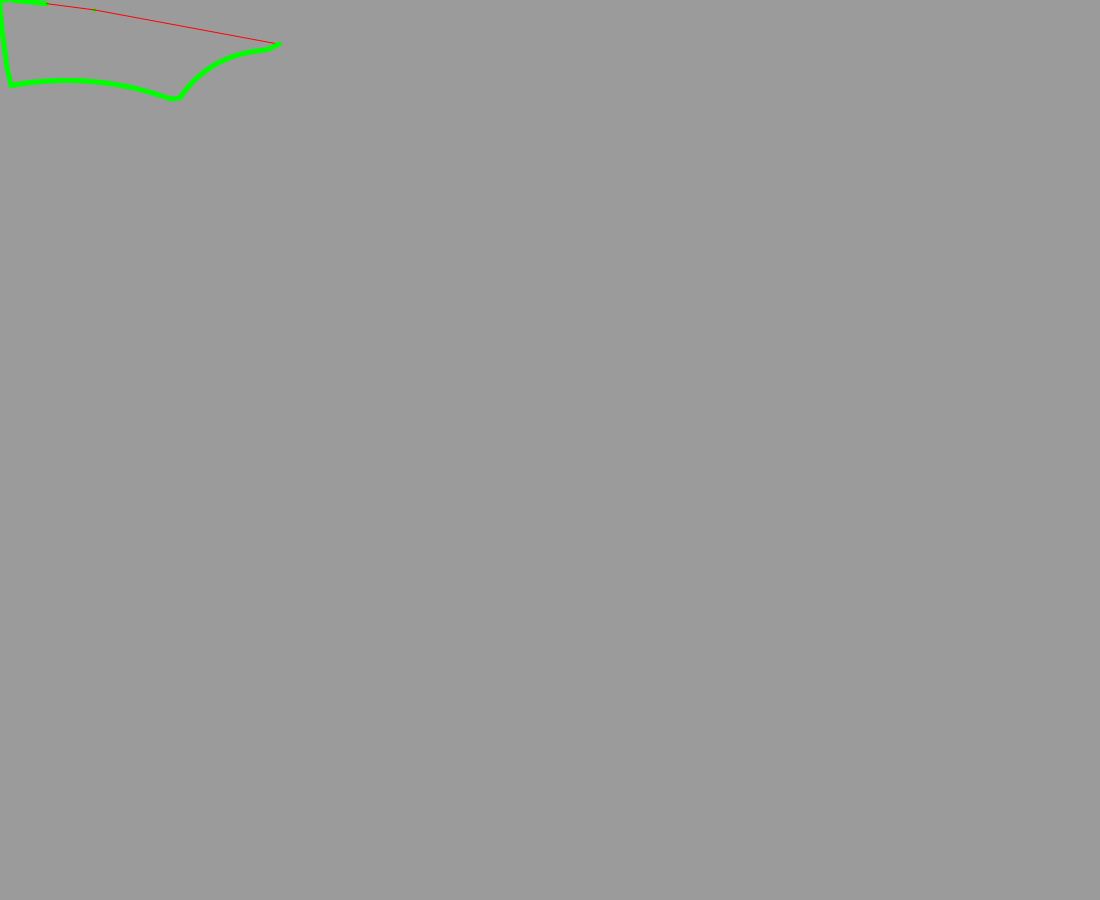
Frame 1 (no input)
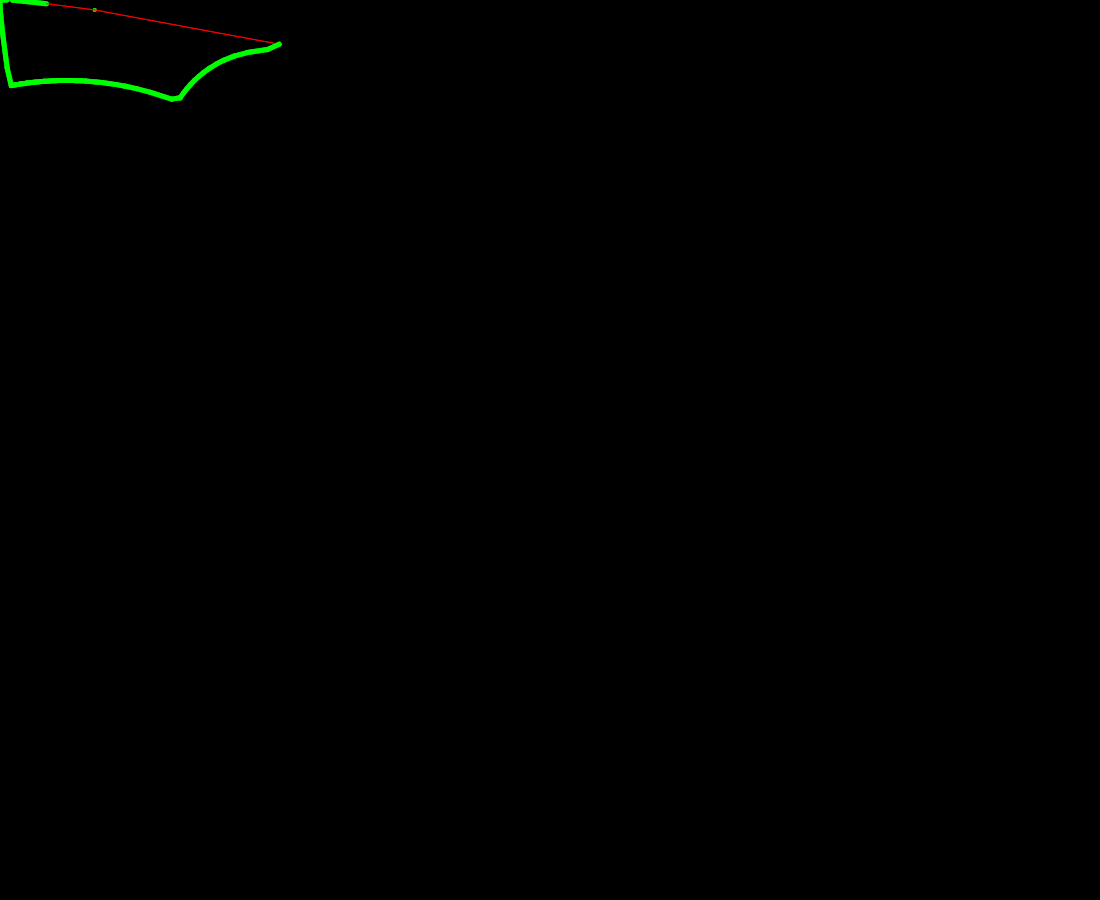
Frame 60 (no input)
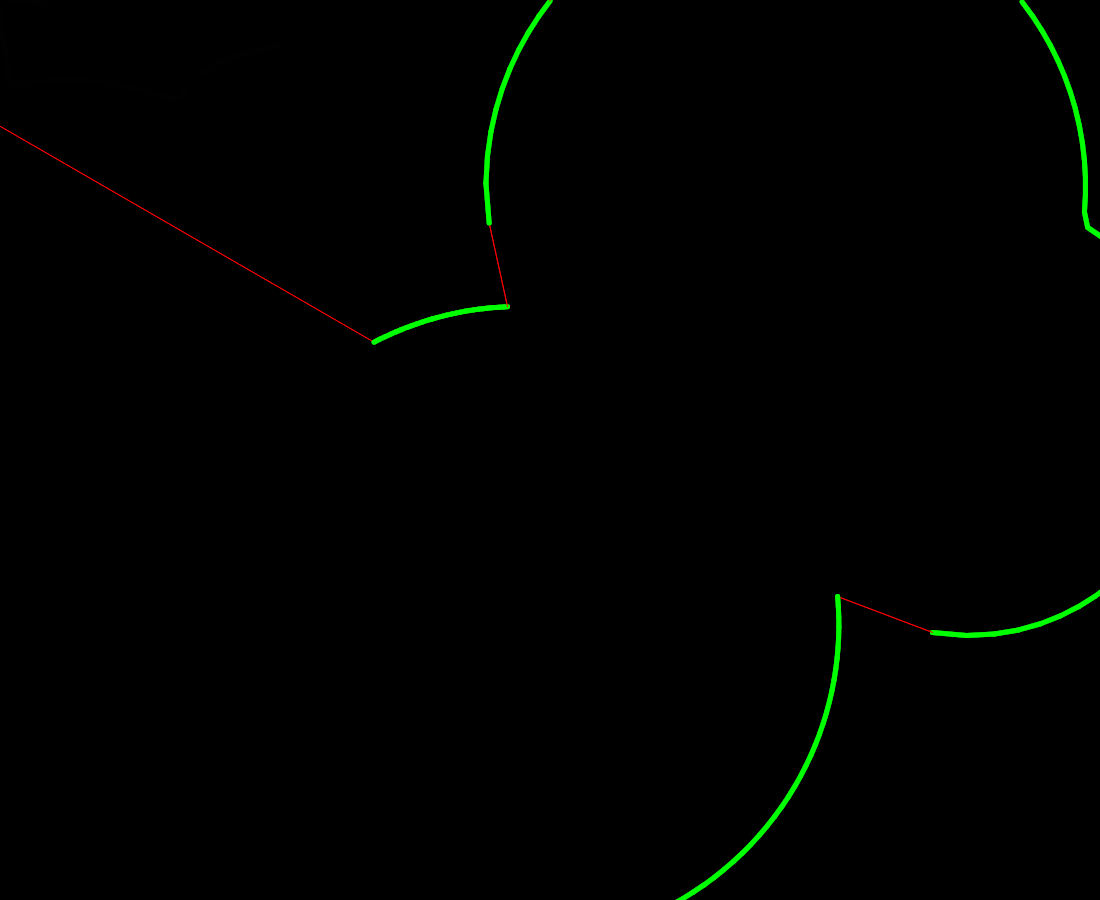
Frame 120 (the mouse pressed at the canvas centre since frame 60)

The p5.js sketch that drew these frames (run headless with seeded random() and noise() and a simulated clock; from frame 60 on, the mouse is pressed at the canvas centre):

// p5.js sketch
// ── sketch.js
var mouseVector;
var obstacles = [];
var originRoot;
var points = [];
var isHit = false;
var a = 0;
var ang;
var test;

function setup() {
  createCanvas(windowWidth-100,windowHeight-100);
  ang = createVector();
  frameRate(144);
  for(var i = 0; i < 10; i++) {
    let o = new obstacle(random(width),random(height),random(400))
    obstacles.push(o);
    
  }
  let o = new obstacle(windowWidth/2,-1000000,1000000)
  obstacles.push(o);
  o = new obstacle(windowWidth/2,1000000,1000000-windowHeight)
  obstacles.push(o);
  o = new obstacle(-1000000,windowHeight/2,1000000)
  obstacles.push(o);
  o = new obstacle(1000000,windowHeight/2,1000000-windowWidth)
  obstacles.push(o);

  createP("use mouse to change origin")
}

function draw() {
  points = [];
  background(-10,100);
  for(var j = 0; j < 360 ; j+=1.5) {
    angleMode(DEGREES); 
    angleUpdate();
    for(var i = 0; i < obstacles.length; i++) {
      obstacles[i].drawObstacles(i);
    }
    mouseVector = createVector(mouseX, mouseY);
    rayAngle = createVector(0,-1);
    raymarchingUpdate(mouseVector, rayAngle);
    for(var i = 0 ; i<40 || isHit && i<40; i++) {
      raymarchingUpdate(originRoot, rayAngle);
    }
    if(isHit) {
      points.push(originRoot)
      stroke(0,255,0)
      strokeWeight(4)
      point(originRoot)
      strokeWeight(3)
    }
  }
  print(points.length)
  for(var i = 0 ; i < points.length-1; i++) {
    stroke(255)
    var distance = dist(points[i].x,points[i].y,points[i+1].x,points[i+1].y)
    strokeWeight(5);
    stroke(0,255,0);
    if(distance > 40) {
      strokeWeight(1);
      stroke(255,0,0);
    }
    line(points[i].x,points[i].y,points[i+1].x,points[i+1].y)
  }
}

function raymarchingUpdate(pos) {
  var lowestFoundSoFar = 100000, currentAnswer = 0;
  for(var i = 0; i < obstacles.length; i++) {
    currentAnswer = dist(obstacles[i].x, obstacles[i].y, pos.x, pos.y)- obstacles[i].r;
    if(currentAnswer<lowestFoundSoFar) {
      lowestFoundSoFar = currentAnswer;
    }
    if(lowestFoundSoFar > 0) {
      isHit=true;
    }
  }
  fill(255,10);
  stroke(255, 200);
  strokeWeight(1);
  originRoot = createVector((ang.x*lowestFoundSoFar)+pos.x, (ang.y*lowestFoundSoFar)+pos.y);
  isHit=false;
  if(lowestFoundSoFar < 10) {
    isHit=true;
  }
}
function angleUpdate() {
  a+=1.5;
  ang.x = cos(a);
  ang.y = sin(a);
}

class obstacle {
  constructor(x, y, r) {
    this.x = x;
    this.y = y;
    this.r = r;
  }
  drawObstacles(i) {
    noFill();
    stroke(255);
    strokeWeight(3);
  }
}
